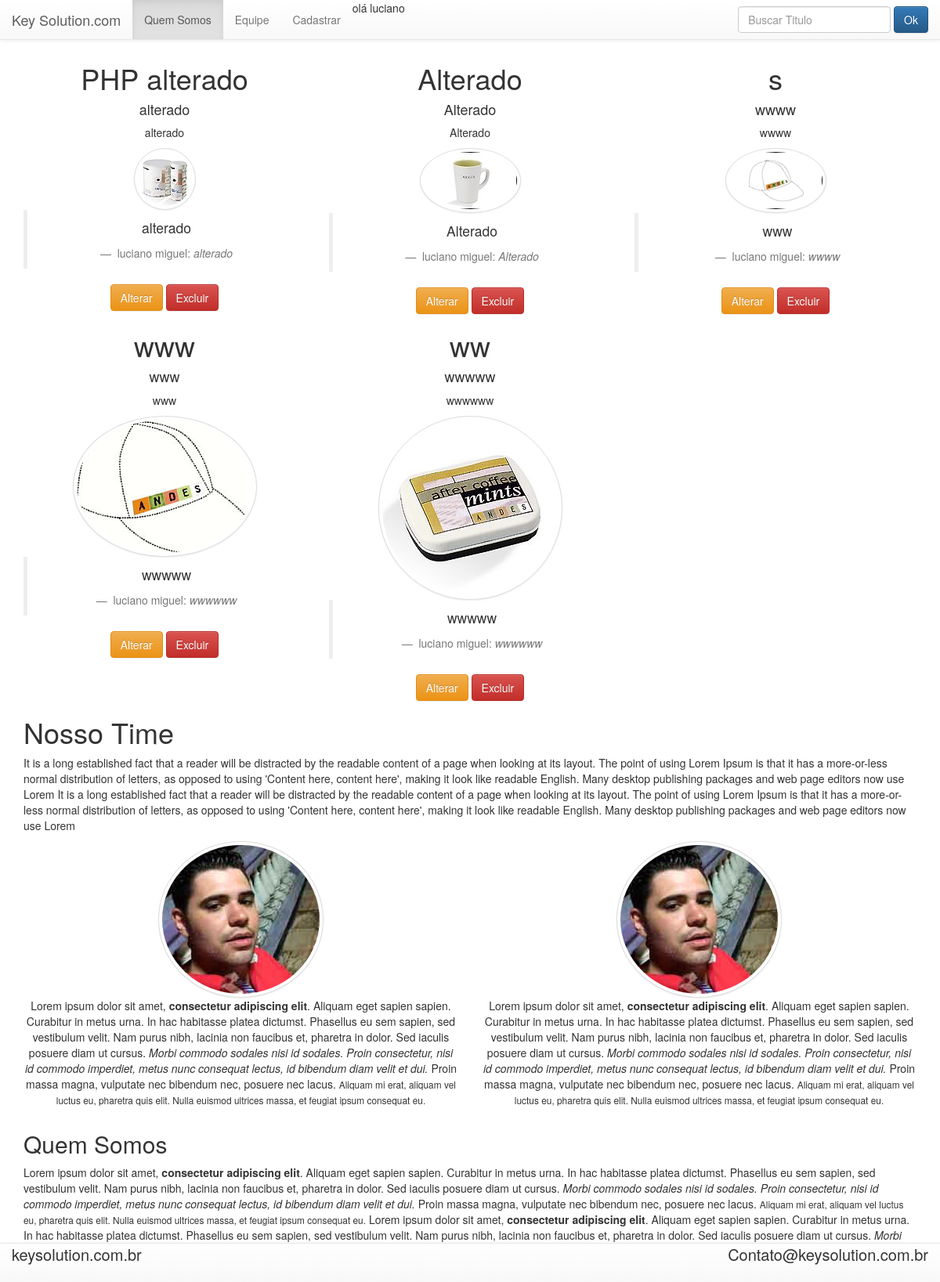
The page /public/app/index3.php (signed in) on the database its author committed.
### tables this page shows
CREATE TABLE `autor` (
  `id_autor` int(11) NOT NULL AUTO_INCREMENT,
  `nome` varchar(25) DEFAULT NULL,
  `sobre_nome` varchar(25) DEFAULT NULL,
  PRIMARY KEY (`id_autor`)
);

CREATE TABLE `post` (
  `id_post` int(11) NOT NULL AUTO_INCREMENT,
  `id_autor` int(11) DEFAULT NULL,
  `titulo` varchar(100) DEFAULT NULL,
  `sub_titulo` varchar(255) DEFAULT NULL,
  `noticia` varchar(255) DEFAULT NULL,
  `imagem` varchar(255) DEFAULT NULL,
  `data_hora` timestamp NULL DEFAULT CURRENT_TIMESTAMP,
  `fraseAutor` varchar(255) DEFAULT NULL,
  `textoCurto` varchar(255) DEFAULT NULL,
  PRIMARY KEY (`id_post`),
  KEY `FK_post_id_autor` (`id_autor`),
  CONSTRAINT `FK_post_id_autor` FOREIGN KEY (`id_autor`) REFERENCES `autor` (`id_autor`)
);

### public/app/index3.php (the view, shortened to what this page needs)
<?php
    require_once("../../Conexao/conexao.php");
?>
<?php
    if ( !isset($_SESSION["user_portal"])){
        header("location:login.php");
    }else{
        $idAutor = $_SESSION["user_portal"];
    }
    $consulta = "select id_post, p.id_autor, titulo, sub_titulo, noticia, imagem,fraseAutor,textoCurto, nome, sobre_nome ";
    $consulta .= "from post ";
    $consulta .= "p inner join autor a on a.id_autor = p.id_autor ";
    $resultado = mysqli_query($conexao, $consulta);
    $autor = "select nome from autor where id_autor = {$idAutor}";
    $resultAutor = mysqli_query($conexao, $autor);
    while ($li = mysqli_fetch_assoc($resultAutor)){
        $nomeAutor = $li['nome'];
    }
?>
<!doctype html>
<html>
    <head>
        <link href="_CSS/estilo.css" rel="stylesheet">
        <link href="_CSS/estilo1.css" rel="stylesheet">
        <link rel="stylesheet" href="https://maxcdn.bootstrapcdn.com/bootstrap/3.3.7/css/bootstrap.min.css">
        <link rel="stylesheet" href="https://maxcdn.bootstrapcdn.com/bootstrap/3.3.7/css/bootstrap-theme.min.css">
    </head>
    <body>
        <div class="container">
            <nav class="navbar navbar-default navbar-fixed-top" role="navigation">
            <div class="container-fluid">
                <div class="navbar-header">
                    <a href="#" class="navbar-brand">Key Solution.com</a>
                </div>
                <div class="collapse navbar-collapse" id="elementoCollapsel">
                    <ul class="nav navbar-nav">
                        <li class="active"><a href="#quemSomos">Quem Somos</a></li>
                        <li><a href="#equipe">Equipe</a></li>
                        <li><a href="cadastrarPost.php">Cadastrar</a></li>
                        <spam>
                            <?php echo "olá " . $nomeAutor ?>
                        </spam>
                    </ul>
                    <form class="navbar-form navbar-right" role="search" action="index3.php" method="get">
                        <div class="form-group">
                            <input type="text" class="form-control" name="filtro" placeholder="Buscar Titulo" />
                        </div>
                        <input type="submit" value="Ok" class="btn btn-primary" />
                    </form>
                </div>
            </div>
        </nav>
        <div class="row" id="autores">
            <?php
                while($linha = mysqli_fetch_assoc($resultado)) {
            ?>
            <div class="col-md-4 text-center">
				<h1>
                    <?php echo $linha["titulo"] ?>
                </h1>
                <h4>
                    <?php echo $linha["sub_titulo"] ?>
                </h4>
                <p>
					<?php echo $linha["noticia"] ?>
				</p>
                <img alt="" src="<?php echo $linha['imagem'] ?>" class="img-responsive img-circle img-thumbnail" />
				<blockquote>
					<p>
						<?php echo $linha["fraseAutor"] ?>
					</p>
                    <small>
                        <?php echo $linha["nome"] . " " . $linha["sobre_nome"] . ": " ?>
                        <cite>
                            <?php echo $linha["textoCurto"] ?>
                        </cite>
                    </small>
				</blockquote>
                <a href="alterar.php?id_post=<?php echo $linha['id_post']; ?>" class="btn btn-warning">Alterar</a>
                <a href="excluir.php?id_post=<?php echo $linha['id_post'];?>" class="btn btn-danger">Excluir</a>
			</div>
            <?php
                }
            ?>
        </div>
            <div class="row clsMargem" id="equipe">
                <div class="col-md-12">
                    <h1>Nosso Time</h1>
                    <p>
                        It is a long established fact that a reader will be distracted by the readable content
                        of a page when looking at its layout. The point of using Lorem Ipsum is that it has a
                        more-or-less normal distribution of letters, as opposed to using 'Content here, content
                        here', making it look like readable English. Many desktop publishing packages and web page
                        editors now use Lorem
                        It is a long established fact that a reader will be distracted by the readable content
                        of a page when looking at its layout. The point of using Lorem Ipsum is that it has a
                        more-or-less normal distribution of letters, as opposed to using 'Content here, content
                        here', making it look like readable English. Many desktop publishing packages and web page
                        editors now use Lorem
                    </p>
                </div>
				<div class="col-md-6 text-center">
					<img  alt="Luciano Miguel" src="img/luciano.jpg" class="img-responsive img-circle img-thumbnail" />
					<p>
						Lorem ipsum dolor sit amet, <strong>consectetur adipiscing elit</strong>. Aliquam eget sapien sapien. Curabitur in metus urna. In hac habitasse platea dictumst. Phasellus eu sem sapien, sed vestibulum velit. Nam purus nibh, lacinia non faucibus et, pharetra in dolor. Sed iaculis posuere diam ut cursus. <em>Morbi commodo sodales nisi id sodales. Proin consectetur, nisi id commodo imperdiet, metus nunc consequat lectus, id bibendum diam velit et dui.</em> Proin massa magna, vulputate nec bibendum nec, posuere nec lacus. <small>Aliquam mi erat, aliquam vel luctus eu, pharetra quis elit. Nulla euismod ultrices massa, et feugiat ipsum consequat eu.</small>
					</p>
				</div>
				<div class="col-md-6 text-center clsNossoTimeR">
					<img  alt="Luciano Miguel" src="img/luciano.jpg" class="img-responsive img-circle img-thumbnail" />
					<p>
						Lorem ipsum dolor sit amet, <strong>consectetur adipiscing elit</strong>. Aliquam eget sapien sapien. Curabitur in metus urna. In hac habitasse platea dictumst. Phasellus eu sem sapien, sed vestibulum velit. Nam purus nibh, lacinia non faucibus et, pharetra in dolor. Sed iaculis posuere diam ut cursus. <em>Morbi commodo sodales nisi id sodales. Proin consectetur, nisi id commodo imperdiet, metus nunc consequat lectus, id bibendum diam velit et dui.</em> Proin massa magna, vulputate nec bibendum nec, posuere nec lacus. <small>Aliquam mi erat, aliquam vel luctus eu, pharetra quis elit. Nulla euismod ultrices massa, et feugiat ipsum consequat eu.</small>
					</p>
				</div>
			</div>
        <div class="row clsMargem" id="quemSomos">
             <div class="col-md-12">
                 <h2>Quem Somos</h2>
                 <p>
                    Lorem ipsum dolor sit amet, <strong>consectetur adipiscing elit</strong>. Aliquam eget sapien sapien. Curabitur in metus urna. In hac habitasse platea dictumst. Phasellus eu sem sapien, sed vestibulum velit. Nam purus nibh, lacinia non faucibus et, pharetra in dolor. Sed iaculis posuere diam ut cursus. <em>Morbi commodo sodales nisi id sodales. Proin consectetur, nisi id commodo imperdiet, metus nunc consequat lectus, id bibendum diam velit et dui.</em> Proin massa magna, vulputate nec bibendum nec, posuere nec lacus. <small>Aliquam mi erat, aliquam vel luctus eu, pharetra quis elit. Nulla euismod ultrices massa, et feugiat ipsum consequat eu.</small>
                     Lorem ipsum dolor sit amet, <strong>consectetur adipiscing elit</strong>. Aliquam eget sapien sapien. Curabitur in metus urna. In hac habitasse platea dictumst. Phasellus eu sem sapien, sed vestibulum velit. Nam purus nibh, lacinia non faucibus et, pharetra in dolor. Sed iaculis posuere diam ut cursus. <em>Morbi commodo sodales nisi id sodales. Proin consectetur, nisi id commodo imperdiet, metus nunc consequat lectus, id bibendum diam velit et dui.</em> Proin massa magna, vulputate nec bibendum nec, posuere nec lacus. <small>Aliquam mi erat, aliquam vel luctus eu, pharetra quis elit. Nulla euismod ultrices massa, et feugiat ipsum.</small>
                </p>
            </div>
        </div>
        <nav class="navbar navbar-default navbar-fixed-bottom " role="navigation">
             <div class="container-fluid">
                <div class="row">
                        <div class="col-xs-5 largura-footer">
                            <p class="text-rodape-p visible-md-block visible-lg-block font-lg-p rodaPeLeft">
                                keysolution.com.br
                            </p>
                        </div>
                        <div class="col-xs-7 col-xs-offset largura-footer">
                            <p class="text-rodape-p text-rodape-p-dir visible-md-block visible-lg-block font-lg-p rodaPeRight">
                                Contato@keysolution.com.br
                            </p>
                       </div>
                </div>
            </div>
        </nav>
        </div>
    </body>
</html>

### public/app/_CSS/estilo.css (style rules this page uses)
h1 { margin-top: 60px; }
.clsMargem { margin-left: 20px }
.clsNossoTimeR { float: right; }
.largura-footer { height: 40px; }
.text-rodape-p { font-size: 15px; }
.text-rodape-p-dir { text-align: right; }
.font-lg-p { font-size: 20px; }

### public/app/_CSS/estilo1.css (style rules this page uses)
#autores { margin-top: 60px; }
.clsMargem { margin-left: 20px }
.clsNossoTimeR { float: right; }
.largura-footer { height: 40px; }
.text-rodape-p { font-size: 15px; }
.text-rodape-p-dir { text-align: right; }
.font-lg-p { font-size: 20px; }

### rows shown on the page
autor: nome "luciano"
post: titulo "PHP alterado", sub_titulo "alterado", noticia "alterado", imagem (picture), fraseAutor "alterado", id_autor.nome "luciano", id_autor.sobre_nome "miguel", textoCurto "alterado"
post: titulo "Alterado", sub_titulo "Alterado", noticia "Alterado", imagem (picture), fraseAutor "Alterado", id_autor.nome "luciano", id_autor.sobre_nome "miguel", textoCurto "Alterado"
post: titulo "s", sub_titulo "wwww", noticia "wwww", imagem (picture), fraseAutor "www", id_autor.nome "luciano", id_autor.sobre_nome "miguel", textoCurto "wwww"
post: titulo "www", sub_titulo "www", noticia "www", imagem (picture), fraseAutor "wwwww", id_autor.nome "luciano", id_autor.sobre_nome "miguel", textoCurto "wwwwww"
post: titulo "ww", sub_titulo "wwwww", noticia "wwwwww", imagem (picture), fraseAutor "wwwww", id_autor.nome "luciano", id_autor.sobre_nome "miguel", textoCurto "wwwwww"
